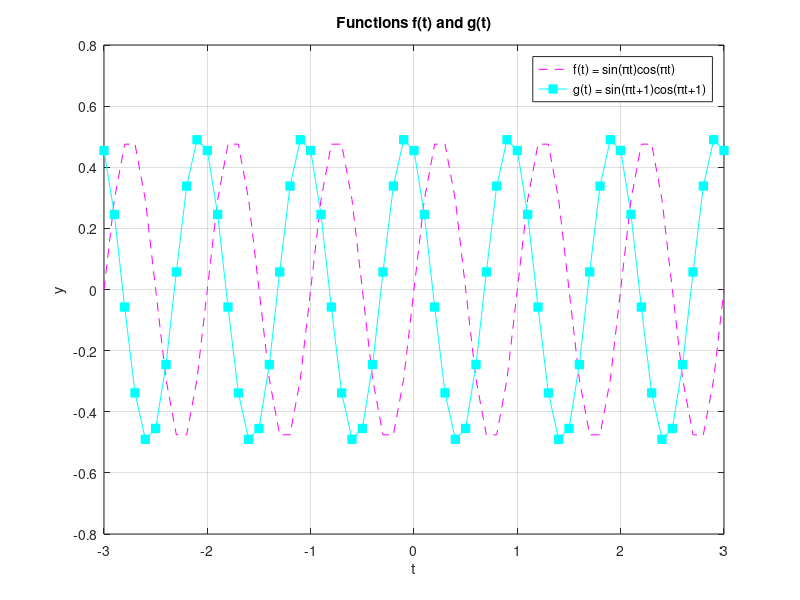

Source code (MATLAB):
## -*- texinfo -*-
## @deftypefn {Script File} {} p3-1b
##
## Plot two functions:
## f(t) = sin(pi*t) * cos(pi*t) - magenta dashed line
## g(t) = sin(pi*t + 1) * cos(pi*t + 1) - cyan squares with continuous line
##
## @end deftypefn

graphics_toolkit('qt');

t = -3:0.1:3;

f = sin(pi * t) .* cos(pi * t);
g = sin(pi * t + 1) .* cos(pi * t + 1);

plot(t, f, 'm--', t, g, 'cs-', 'MarkerFaceColor', 'c');
title('Functions f(t) and g(t)');
xlabel('t');
ylabel('y');
legend('f(t) = sin(\pit)cos(\pit)', 'g(t) = sin(\pit+1)cos(\pit+1)');
grid on;
print -dpng 'p3-1b_output.png';
printf('Success! Check p3-1b_output.png\n');
